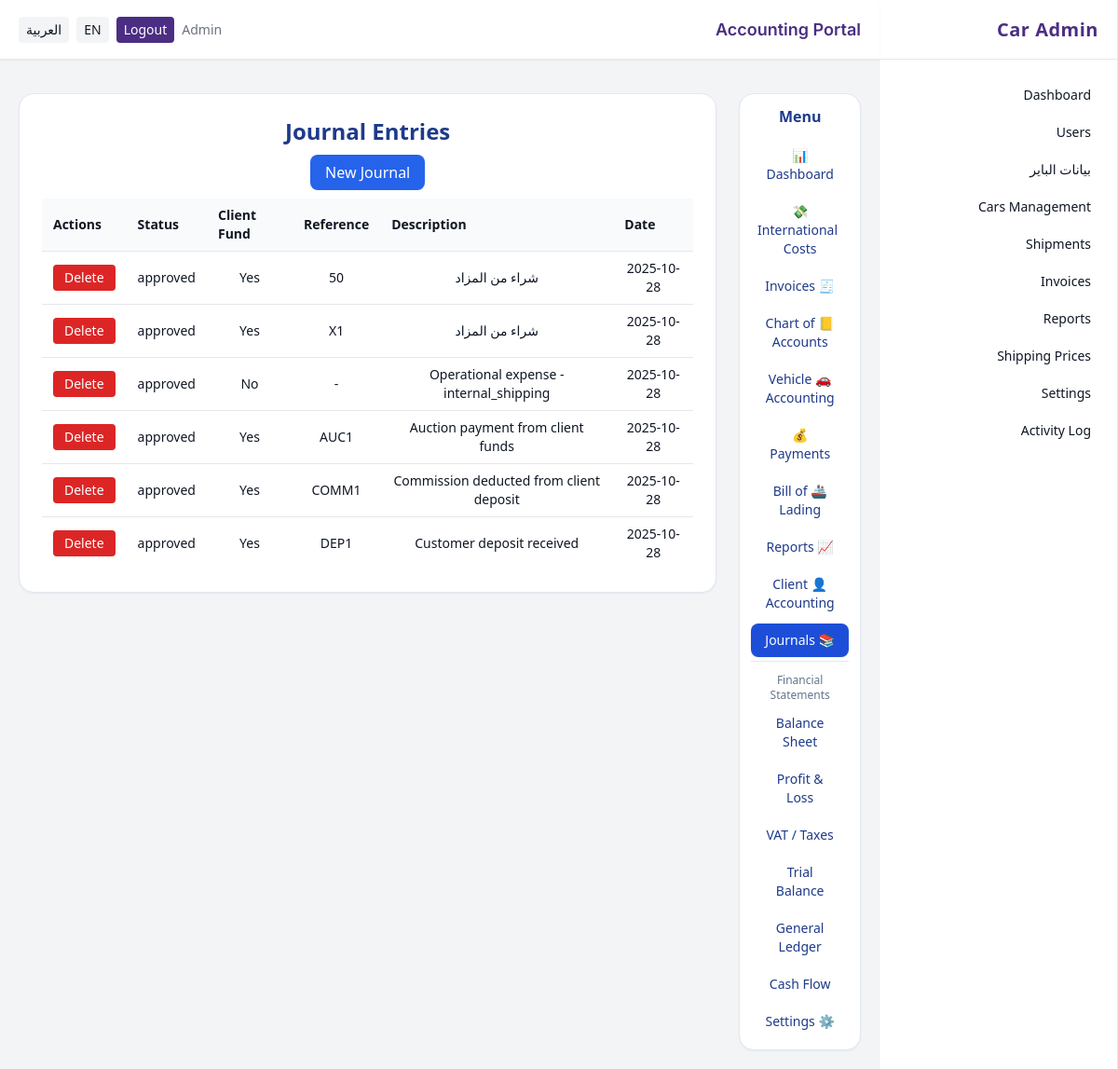
/acct/journals (signed in), run on the app's committed database.
### app/models.py (models this page shows, shortened)
class User(db.Model, UserMixin):
    __tablename__ = "users"
    id = db.Column(db.Integer, primary_key=True)
    name = db.Column(db.String(150))
    email = db.Column(db.String(180), unique=True, index=True)
    phone = db.Column(db.String(50))
    password_hash = db.Column(db.String(200))
    role_id = db.Column(db.Integer, db.ForeignKey("roles.id"))
    active = db.Column(db.Boolean, default=True)
    created_at = db.Column(db.DateTime, default=datetime.utcnow)
    last_login_at = db.Column(db.DateTime)
    role = db.relationship("Role")
    @property
    def is_active(self):
        return bool(self.active)

class JournalEntry(db.Model):
    __tablename__ = "journal_entries"
    id = db.Column(db.Integer, primary_key=True)
    entry_date = db.Column(db.DateTime, default=datetime.utcnow, index=True)
    description = db.Column(db.String(255))
    reference = db.Column(db.String(100))
    customer_id = db.Column(db.Integer, db.ForeignKey("customers.id"), index=True)
    vehicle_id = db.Column(db.Integer, db.ForeignKey("vehicles.id"), index=True)
    auction_id = db.Column(db.Integer, db.ForeignKey("auctions.id"), index=True)
    invoice_id = db.Column(db.Integer, db.ForeignKey("invoices.id"), index=True)
    is_client_fund: bool = db.Column(db.Boolean, default=False, nullable=False)
    status = db.Column(db.String(20), default="approved", nullable=False)  # pending/approved/rejected
    notes = db.Column(db.Text)
    approved_by_user_id = db.Column(db.Integer, db.ForeignKey("users.id"))
    approved_at = db.Column(db.DateTime)
    created_at = db.Column(db.DateTime, default=datetime.utcnow)
    customer = db.relationship("Customer")
    vehicle = db.relationship("Vehicle")
    auction = db.relationship("Auction")
    invoice = db.relationship("Invoice")
    approved_by = db.relationship("User", foreign_keys=[approved_by_user_id])
    lines = db.relationship("JournalLine", backref="entry", cascade="all, delete-orphan")

### app/blueprints/accounting/routes.py (the view)
@acct_bp.route('/journals')
@role_required('accountant', 'admin')
def journals_list():
    q = db.session.query(JournalEntry).order_by(JournalEntry.entry_date.desc(), JournalEntry.id.desc())
    entries = q.limit(200).all()
    return render_template('accounting/journals_list.html', entries=entries)

### app/security.py (called while the page is built)
def _canonicalize_role(role_name: str | None) -> str | None:
    if not role_name:
        return None
    name = role_name.strip().lower()
    synonyms = {
        "staff": "employee",
        "employees": "employee",
    }
    return synonyms.get(name, name)

def role_required(*allowed_roles: str) -> Callable:
    normalized_allowed = {
        r for r in (_canonicalize_role(r) for r in allowed_roles) if r is not None
    }
    def decorator(view_func: Callable) -> Callable:
        @wraps(view_func)
        @login_required
        def wrapper(*args, **kwargs):
            user_role = getattr(getattr(current_user, "role", None), "name", None)
            user_role_norm = _canonicalize_role(user_role)
            if not user_role_norm or user_role_norm not in normalized_allowed:
                abort(403)
            return view_func(*args, **kwargs)
        return wrapper
    return decorator

### app/templates/accounting/journals_list.html (shortened to what this page needs)
{% extends "base_accounting.html" %}
{% block acct_content %}
<h2 class="text-2xl font-bold text-blue-900 mb-4">{{ _('Journal Entries') }}</h2>
<div class="mb-4">
  <a href="{{ url_for('acct.journals_new') }}" class="px-4 py-2 rounded-lg bg-blue-600 text-white">{{ _('New Journal') }}</a>
</div>
<div class="overflow-x-auto">
<table class="min-w-full divide-y divide-gray-200 text-sm">
  <thead class="bg-gray-50">
    <tr>
      <th class="px-3 py-2 text-left">{{ _('Date') }}</th>
      <th class="px-3 py-2 text-left">{{ _('Description') }}</th>
      <th class="px-3 py-2 text-left">{{ _('Reference') }}</th>
      <th class="px-3 py-2 text-left">{{ _('Client Fund') }}</th>
      <th class="px-3 py-2 text-left">{{ _('Status') }}</th>
      <th class="px-3 py-2 text-left">{{ _('Actions') }}</th>
    </tr>
  </thead>
  <tbody class="bg-white divide-y divide-gray-200">
    {% for e in entries %}
    <tr>
      <td class="px-3 py-2">{{ e.entry_date.strftime('%Y-%m-%d') if e.entry_date else '' }}</td>
      <td class="px-3 py-2">{{ e.description }}</td>
      <td class="px-3 py-2">{{ e.reference or '-' }}</td>
      <td class="px-3 py-2">{{ _('Yes') if e.is_client_fund else _('No') }}</td>
      <td class="px-3 py-2">{{ e.status }}</td>
      <td class="px-3 py-2">
        <form method="post" action="{{ url_for('acct.journals_delete', entry_id=e.id) }}" class="inline" onsubmit="return confirm('{{ _('Delete this entry?') }}')">
          <button class="px-3 py-1 bg-red-600 text-white rounded">{{ _('Delete') }}</button>
        </form>
      </td>
    </tr>
    {% endfor %}
  </tbody>
</table>
</div>
{% endblock %}

### app/templates/base_admin.html (shortened to what this page needs)
<!doctype html>
<html lang="{{ g.get('lang_code', 'ar') }}" {% if g.get('lang_code', 'ar') == 'ar' %}dir="rtl"{% endif %} class="h-full bg-background">
<head>
  <script src="https://cdn.tailwindcss.com"></script>
  <link href="https://cdnjs.cloudflare.com/ajax/libs/font-awesome/6.5.0/css/all.min.css" rel="stylesheet">
</head>
<body class="h-full text-neutral text-center">
  <div class="min-h-screen flex bg-background">
    {% if current_user.is_authenticated and current_user.role and (current_user.role.name|lower) == 'admin' %}
    <aside class="w-64 hidden md:flex flex-col bg-white border-r border-gray-200 shadow-sm">
      <div class="h-16 flex items-center px-5 border-b border-gray-200">
        <div class="text-primary text-xl font-bold tracking-wide">{{ _('Car Admin') }}</div>
      </div>
      <nav class="flex-1 px-4 py-5 space-y-1 text-sm">
        <a href="{{ url_for('admin.dashboard') }}" class="flex items-center gap-3 px-3 py-2 rounded-lg hover:bg-blue-50 {% if request.endpoint=='admin.dashboard' %}bg-blue-100 text-primary font-semibold{% endif %}">{{ _('Dashboard') }}</a>
        <a href="{{ url_for('admin.users_list') }}" class="flex items-center gap-3 px-3 py-2 rounded-lg hover:bg-blue-50 ">{{ _('Users') }}</a>
        <a href="{{ url_for('admin.buyers_list') }}" class="flex items-center gap-3 px-3 py-2 rounded-lg hover:bg-blue-50 ">بيانات الباير</a>
        <a href="{{ url_for('ops.dashboard') }}" class="flex items-center gap-3 px-3 py-2 rounded-lg hover:bg-blue-50">{{ _('Cars Management') }}</a>
        <a href="{{ url_for('ops.dashboard') }}" class="flex items-center gap-3 px-3 py-2 rounded-lg hover:bg-blue-50">{{ _('Shipments') }}</a>
        <a href="{{ url_for('acct.dashboard') }}" class="flex items-center gap-3 px-3 py-2 rounded-lg hover:bg-blue-50">{{ _('Invoices') }}</a>
        <a href="{{ url_for('admin.reports') }}" class="flex items-center gap-3 px-3 py-2 rounded-lg hover:bg-blue-50 ">{{ _('Reports') }}</a>
        <a href="{{ url_for('admin.shipping_prices_list') }}" class="flex items-center gap-3 px-3 py-2 rounded-lg hover:bg-blue-50 ">{{ _('Shipping Prices') }}</a>
        <a href="{{ url_for('admin.settings') }}" class="flex items-center gap-3 px-3 py-2 rounded-lg hover:bg-blue-50 {% if request.endpoint=='admin.settings' %}bg-blue-100 text-primary font-semibold{% endif %}">{{ _('Settings') }}</a>
        <a href="{{ url_for('admin.activity_log') }}" class="flex items-center gap-3 px-3 py-2 rounded-lg hover:bg-blue-50 ">{{ _('Activity Log') }}</a>
      </nav>
    </aside>
    {% endif %}
    <div class="flex-1 flex flex-col min-w-0">
      <header class="h-16 flex items-center justify-between px-5 bg-white border-b border-gray-200 shadow-sm">
        <div class="text-lg font-semibold text-primary font-heading">{% block header %}{% endblock %}</div>
        <div class="flex items-center gap-2 text-sm">
          {% if current_user.is_authenticated %}
            <span class="text-muted">{{ current_user.name }}</span>
            <a href="{{ url_for('auth.logout') }}" class="px-2 py-1 rounded bg-primary text-white hover:opacity-90 transition">{{ _('Logout') }}</a>
          {% endif %}
          <a href="{{ request.path }}?lang=en" class="px-2 py-1 rounded bg-background hover:bg-white">EN</a>
          <a href="{{ request.path }}?lang=ar" class="px-2 py-1 rounded bg-background hover:bg-white">العربية</a>
        </div>
      </header>
      <div class="px-5 pt-4">
      </div>
      <main class="p-5">
        {% block content %}{% endblock %}
      </main>
    </div>
  </div>
</body>
</html>

### app/templates/base_admin.html (style rules this page uses)
body { font-family: ui-sans-serif, system-ui, -apple-system, Segoe UI, Roboto, Arial, sans-serif; }

### data on the page
User: name "Admin"
JournalEntry: entry_date "2025-10-28", description "شراء من المزاد", reference "50", status "approved"
JournalEntry: entry_date "2025-10-28", description "شراء من المزاد", reference "X1", status "approved"
JournalEntry: entry_date "2025-10-28", description "Operational expense - internal_shipping", reference "-", status "approved"
JournalEntry: entry_date "2025-10-28", description "Auction payment from client funds", reference "AUC1", status "approved"
JournalEntry: entry_date "2025-10-28", description "Commission deducted from client deposit", reference "COMM1", status "approved"
JournalEntry: entry_date "2025-10-28", description "Customer deposit received", reference "DEP1", status "approved"
